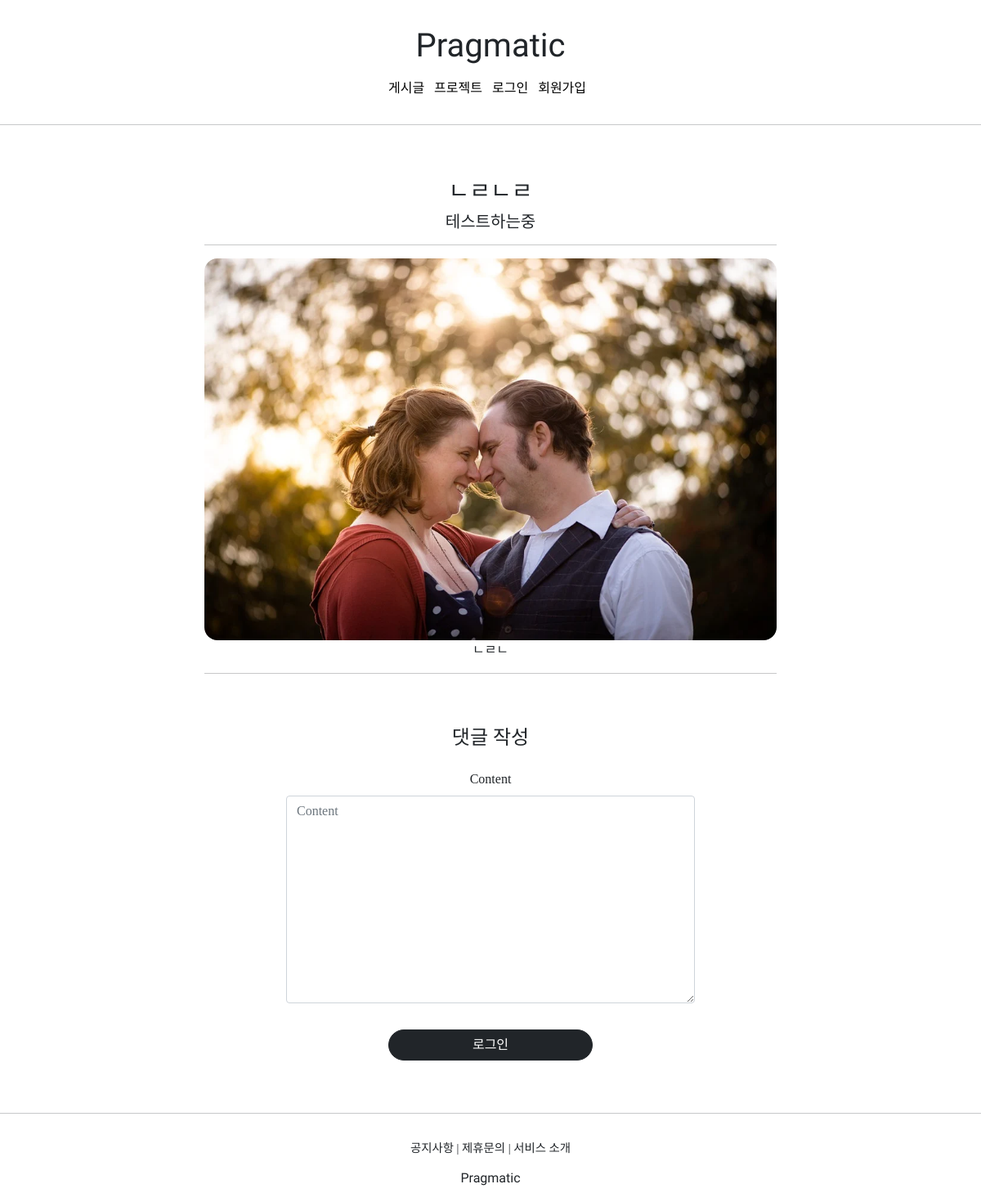
Page /articles/detail/14 on the committed database.
### articleapp/models.py (models this page shows)
class Article(models.Model):
    writer = models.ForeignKey(User, on_delete=models.SET_NULL, related_name='article', null=True)
    project = models.ForeignKey(Project, on_delete=models.SET_NULL, related_name='article', null=True)
    title = models.CharField(max_length=200, null=True) # null이어도 된다!!
    image = models.ImageField(upload_to='article/', null=False)
    content = models.TextField(null=True) # 긴 글이 될수도있으니 TextField로 선언
    created_at = models.DateField(auto_now_add=True, null=True) # 언제 생성했는지 확인하는 코드

### profileapp/models.py (models this page shows)
class Profile(models.Model):
    user = models.OneToOneField(User, on_delete=models.CASCADE, related_name='profile') # profile의 주인이 누구인지 알려주는 코드
    image = models.ImageField(upload_to='profile/', null=True) # 유저의 이미지는 서버에 저장될 것이고 그경로를 설정, 꼭 사진이없어도된다 null
    nickname = models.CharField(max_length=20, unique=True, null=True) # unique 로 이 닉네임은 유일하다고 명시하기 즉 닉넴은 하나만 가능 같은닉넴 x
    message = models.CharField(max_length=100, null=True)

### articleapp/views.py (the view)
# urls.py: path('detail/<int:pk>', ArticleDetailView.as_view(), name='detail'),
class ArticleDetailView(DetailView, FormMixin): # 게시글 정보 확인
    model = Article
    form_class = CommentCreationForm
    context_object_name = 'target_article'
    template_name = 'articleapp/detail.html'

### commentapp/forms.py
class CommentCreationForm(ModelForm):
    class Meta:
        model = Comment
        fields = ['content']

### articleapp/templates/articleapp/detail.html (shortened to what this page needs)
{% extends 'base.html' %}
{% block content %}
    <div>
        <div style="text-align: center; max-width: 700px; margin: 4rem auto;">
            <h3>
                {{ target_article.title }}
            </h3>
            <h5>
                {{ target_article.writer.profile.nickname }}
            </h5>
            <hr>
            <img style="width: 100%; border-radius: 1rem;"
                    src="{{ target_article.image.url }}" alt="">
            <p>
                {{ target_article.content }}
            </p>
            <hr>
            {% include 'commentapp/create.html' with article=target_article %}
        </div>
    </div>
{% endblock %}

### rows in the picture
Article: title "ㄴㄹㄴㄹ", writer.profile.nickname "테스트하는중", image (picture), content "ㄴㄹㄴ"
